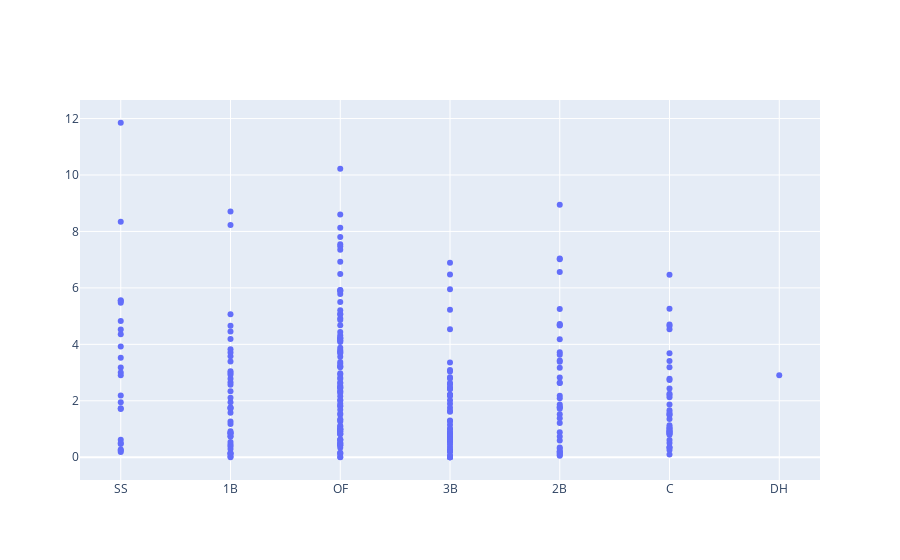

The code cell stored with this chart in its notebook:
### Code cell
fig = go.Figure()
fig.add_trace(
    go.Scatter(
        x=b['Primary_Pos'],
        y=b.query('z>=0')['z'],
        text=b['Name'],
        mode='markers',
    )
)

### Figure 1 — Plotly figure (JSON) as saved in the notebook; plotly's stock layout.template omitted (floating-point values rounded to 4 significant figures; data arrays with more than 128 entries replaced by an {"elided": "..."} marker saying what was removed)
{"data": [{"mode": "markers", "text": {"elided": "1221 str values"}, "type": "scatter", "x": {"elided": "1221 str values"}, "y": {"elided": "278 float values"}}], "layout": {}}
